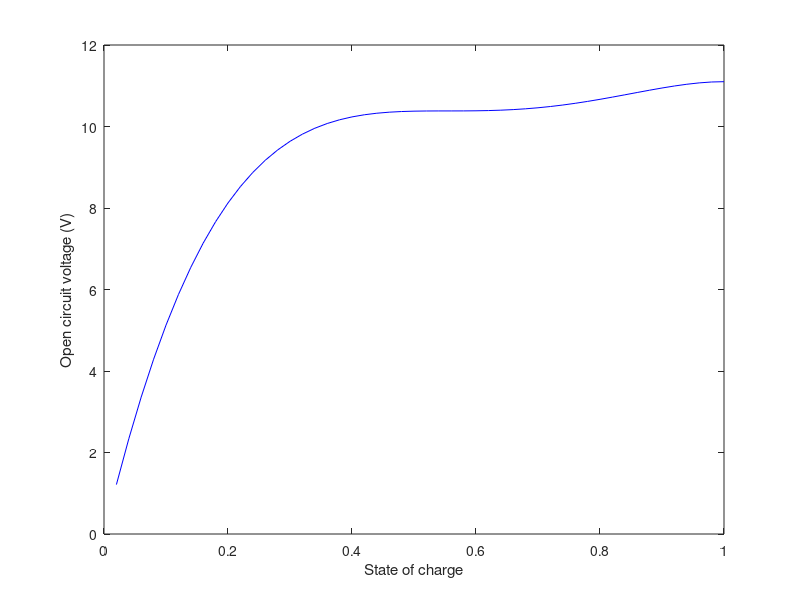

Write the MATLAB code that produced this figure.
load("params.mat")

N = 51;
soc = linspace(0,1,N);
v = polyval(batt.Pol_ocv,soc) + log(soc).*soc;

figure(1);
plot(soc,v,'b-');
xlabel("State of charge");
ylabel("Open circuit voltage (V)");
